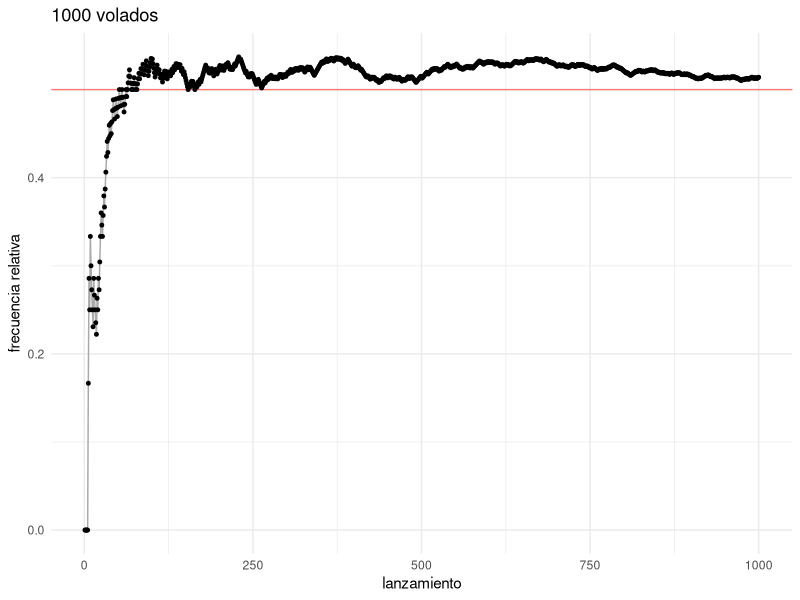
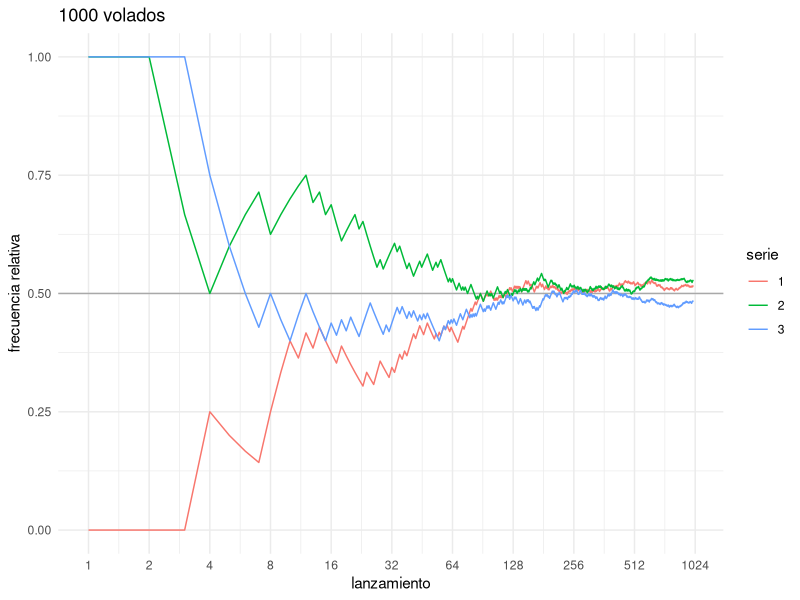

Reproduce these figures in R, in order. (Note: this script raises an error after producing the figures.)
## ---- chunk 1
knitr::opts_chunk$set(
    comment = "#>",
    collapse = TRUE
)
comma <- function(x) format(x, digits = 2, big.mark = ",")
options(digits=3)

library(tidyverse)
library(magrittr)
library (ggforce)
theme_set(theme_minimal())
## ---- chunk 2
choose(6, 3) * choose(9, 2) / choose(15, 5)
## ---- chunk 3
lanzamientos_10 <- sample(c("A", "S"), 10, replace = TRUE)
lanzamientos_10
## ---- chunk 4
cumsum(lanzamientos_10 == "A") # suma acumulada de águilas
cumsum(lanzamientos_10 == "A") / 1:10
## ---- chunk 5
n <- 1000
tibble(num_lanzamiento = 1:n, lanzamiento = sample(c("A", "S"), n, replace = TRUE)) %>% 
    mutate(frec_rel = cummean(lanzamiento == "A")) %>%
    ggplot(aes(x = num_lanzamiento, y = frec_rel)) +
        geom_hline(yintercept = 0.5, color = "red", alpha = 0.5) +
        geom_line(color = "darkgray") +
        geom_point(size = 1.0) +
        labs(y = "frecuencia relativa", title = "1000 volados", x = "lanzamiento")
## ---- chunk 6
lanzar <- function(n = 1000){
    tibble(num_lanzamiento = 1:n, lanzamiento = sample(c("A", "S"), n, replace = TRUE)) %>% 
        mutate(frec_rel = cummean(lanzamiento == "A"))
  }
head(lanzar())

set.seed(31287931)
# usamos la función map_df del paquete purrr
map_df(1:3, ~lanzar(), .id = "serie") %>% 
    ggplot(aes(x = log(num_lanzamiento), y = frec_rel, color = as.character(serie))) +
        geom_hline(yintercept = 0.5, color = "darkgray") + 
        geom_line() +
        scale_x_continuous("lanzamiento", labels = exp, 
            breaks = log(sapply(0:10, function(i) 2 ^ i))) +
        labs(color = "serie", y = "frecuencia relativa", title = "1000 volados")
## ---- chunk 7
n <- 10000
moneda_1 <- sample(c("A", "S"), n, replace = TRUE)
moneda_2 <- sample(c("A", "S"), n, replace = TRUE)
sum(moneda_1 == moneda_2 & moneda_1 =="A") / n
## ---- chunk 8
candidatos <- c(paste("M", 1:9, sep = "_"), paste("H", 1:6, sep = "_"))
sample(candidatos, 5, replace = FALSE)
## ---- chunk 9
comite <- function(){
    candidatos <- c(paste("M", 1:9, sep = "_"), paste("H", 1:6, sep = "_"))
    comite <- sample(candidatos, 5, replace = FALSE)
    n_mujeres <- sum(substr(comite, 1, 1) == "M")
    n_mujeres == 2
}

rerun(1000, comite()) %>% flatten_dbl() %>% mean()
## ---- chunk 10
apostar <- function(dinero = 100, apuesta = 5, tope = 200){
    while(0 < dinero & dinero < tope){
        if(sample(1:38, 1) <= 18){
            dinero <- dinero + apuesta
        } 
        else{
            dinero <- dinero - apuesta
        }
    }
    dinero > 0
}
n_juegos <- 5000
juegos <- rerun(n_juegos, apostar()) %>% flatten_dbl()
mean(juegos)

# incrementos de 50?
juegos <- rerun(n_juegos, apostar(apuesta = 50)) %>% flatten_dbl()
mean(juegos)
## ---- chunk 11
p = 0.47
1 - (1 - (p / (1 - p)) ^ (100 / 5)) / (1 - (p / (1 - p)) ^ (200 / 5)) # apostando de 5 en 5
1 - (1 - (p / (1 - p)) ^ (100 / 50)) / (1 - (p / (1 - p)) ^ (200 / 50)) # apostando de 50 en 50
## ---- chunk 12
knitr::include_graphics("./imagenes/tablero.png")
## ---- chunk 13
circunferencia <- function(){
  x <- runif(1) * sample(c(-1, 1), 1)
  y <- runif(1) * sample(c(-1, 1), 1)
  sqrt(x ^ 2 + y ^ 2) < 1
}
rerun(10000, circunferencia()) %>% flatten_dbl() %>% mean()
## ---- chunk 14
knitr::include_graphics("./imagenes/tablero_dardos.png")
## ---- chunk 15
knitr::include_graphics("./imagenes/tablero_zonas.png")
## ---- chunk 16
unif <- ggplot() +
    geom_rect(aes(xmin = 0.3, xmax = 0.6,   ymin = 0, ymax = 1), 
        fill = "red", alpha = 0.5) +
    xlim(0, 1)
unif    
## ---- chunk 17
ggplot(tibble(x = c(0 , 1)), aes(x)) + 
    stat_function(fun = dbeta, args = list(shape1 = 5, shape2 = 2)) +
    geom_rect(data = NULL, aes(xmin = 0, xmax = 1, ymin = 0, ymax = 1), 
        fill = "red", alpha = 0.2)
## ---- chunk 18
curva <- function(){
    x <- runif(1)
    y <- runif(1) * 2.5
    while(dbeta(x, 5, 2) < y){
        x <- runif(1)
        y <- runif(1) * 2.5
    }
    x
}

sims_x <- rerun(5000, curva()) %>% flatten_dbl()
mean(sims_x > 0.2 & sims_x < 0.5)
## ---- chunk 19
tibble(x = runif(1000), y = runif(1000) * 2.5, dentro = dbeta(x, 5, 2) > y, 
    en_int = dentro * (x > 0.2 & x < 0.5), cat = case_when(!dentro ~ "a", 
        dentro & en_int ~ "b", TRUE ~ "c")) %>% 
    ggplot()+ 
    stat_function(fun = dbeta, args = list(shape1 = 5, shape2 = 2)) +
        geom_point(aes(x, y, color = cat), alpha = 0.5, 
            show.legend = FALSE)
## ---- chunk 20
comite <- function(){
    candidatos <- c(paste("M", 1:9, sep = "_"), paste("H", 1:6, sep = "_"))
    comite <- sample(candidatos, 5, replace = FALSE, 
        prob = c(rep(2, 9), rep(1, 6)))
    n_mujeres <- sum(substr(comite, 1, 1) == "M")
    n_mujeres == 2
}

rerun(1000, comite()) %>% flatten_dbl() %>% mean()
## ---- chunk 21
x <- rnorm(10000, mean = 10)
mean(x)
